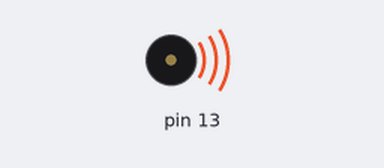
Simulated run of this sketch. Board: Arduino Uno, built with avr-gcc and run on an emulated ATmega328P. Parts: buzzer (waves = sounding).

Above: at 0.5 s.
At 4.7 s:
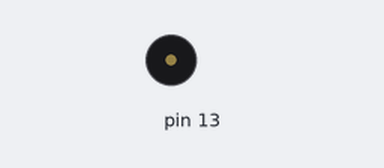
Timing chart, 0 to 5.8 s (numbered marks = the images above):
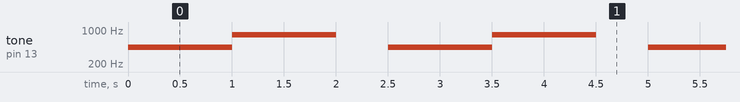

Measured:
- by itself, tone on pin 13: repeats every 2.5 s: 800 Hz 1.0 s, silent 0.50 s, 440 Hz 1.0 s

The sketch:

Nov28_tone_JingleBell.ino
```cpp
void setup() {
  // put your setup code here, to run once:

}

void loop() {
  // put your main code here, to run repeatedly:
  // Min hertz is 40, max hertz is 10,000
  tone(13, 440);
  delay(1000);

  tone(13, 800);
  delay(1000);

  noTone(13);
  delay(500);

}
```
